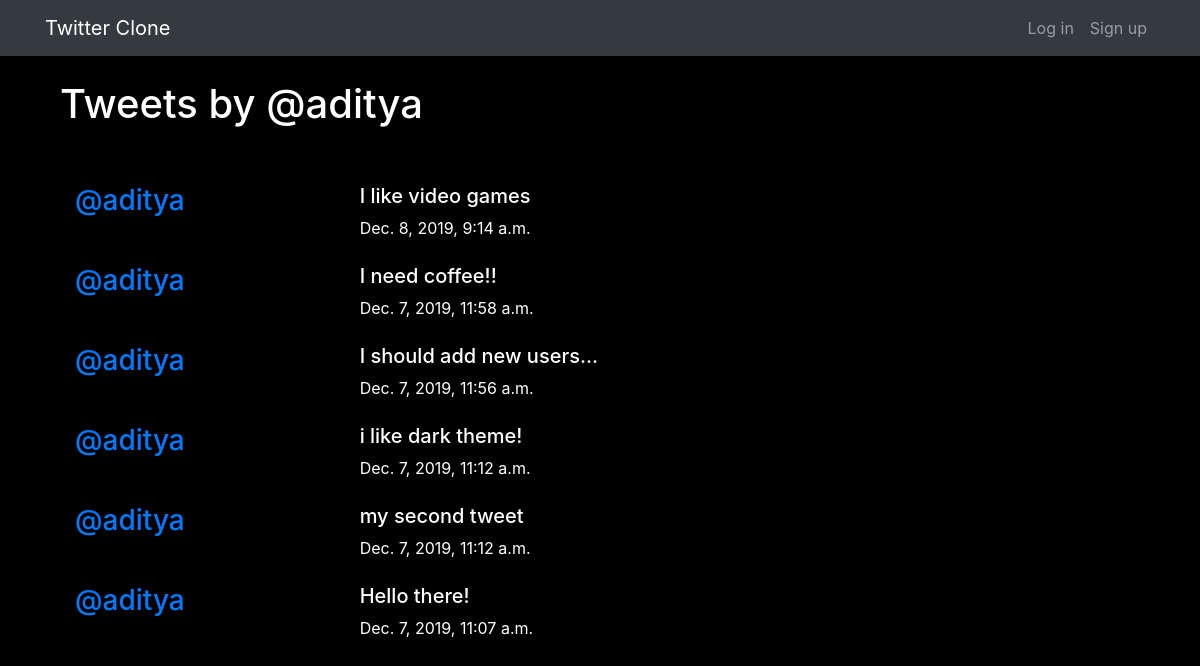
The app's page /tweets/my-tweets/aditya with its own data.
### tweets/models.py (models this page shows, shortened)
class Tweets(models.Model):
    user = models.ForeignKey(User, related_name="tweets",
                             on_delete=models.CASCADE)
    tweet = models.TextField(max_length=140)
    created_at = models.DateTimeField(auto_now=True)
    class Meta:
        ordering = ["-created_at"]
        unique_together = ["user", "tweet"]

### tweets/views.py (the view)
# urls.py: path('my-tweets/<username>', views.MyTweets.as_view(), name='my-tweets'),
class MyTweets(generic.ListView):
    model = Tweets
    def get_queryset(self):
        queryset = super().get_queryset()
        return queryset.filter(user__username__iexact=self.kwargs.get("username"))
    def get_context_data(self, **kwargs):
        context = super().get_context_data(**kwargs)
        context["tweet_user"] = self.kwargs.get("username")
        return context

### tweets/templates/tweets/tweets_list.html
{% extends "base.html" %}
{% block content %}
<br>
<div class="col-md-8">
    <h1>Tweets by @{{ tweet_user }}</h1>
</div>
<br/><br/>
<div class="col-md-8">
    {% for tweet_obj in tweets_list %}
    {% include "tweets/_tweet.html" %}
    {% endfor %}
</div>
{% endblock %}

### tweets/templates/tweets/_tweet.html (shortened to what this page needs)
<div class="media">
	<h3 class="mr-5 col-md-4"><a href="{% url 'tweets:my-tweets' username=tweet_obj.user.username %}">@{{ tweet_obj.user.username }}</a></h3>
	<div class="media-body col-md-8">
		<h5>{{ tweet_obj.tweet}}</h5>
			<time class="time">{{ tweet_obj.created_at }}</time>
	</div>
</div>
<br>

### accounts/static/accounts/css/master.css (style rules this page uses)
body { margin: 0; overflow: hidden; background-color: black; color:white; }

### records on screen
Tweets: user.username "aditya", tweet "I like video games", created_at "Dec. 8, 2019, 9:14 a.m."
Tweets: user.username "aditya", tweet "I need coffee!!", created_at "Dec. 7, 2019, 11:58 a.m."
Tweets: user.username "aditya", tweet "I should add new users...", created_at "Dec. 7, 2019, 11:56 a.m."
Tweets: user.username "aditya", tweet "i like dark theme!", created_at "Dec. 7, 2019, 11:12 a.m."
Tweets: user.username "aditya", tweet "my second tweet", created_at "Dec. 7, 2019, 11:12 a.m."
Tweets: user.username "aditya", tweet "Hello there!", created_at "Dec. 7, 2019, 11:07 a.m."

### other values on screen
{{ tweet_user }} "aditya"
